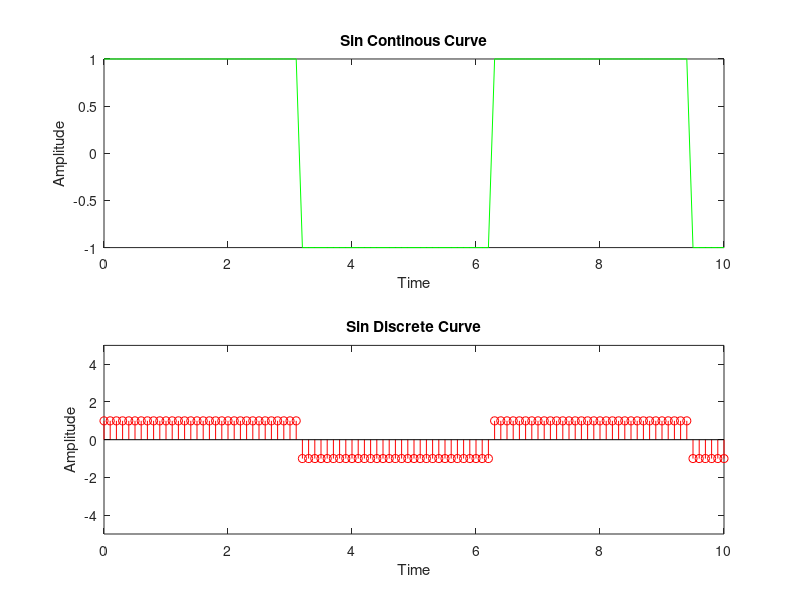

The MATLAB script that drew this image:
clc;
clear all;
close all;
x=0:0.1:10;
y=square(x);
subplot(2,1,1)
plot(x,y,'g')
title('Sin Continous Curve')
xlabel('Time')
ylabel('Amplitude')
subplot(2,1,2)
stem(x,y,'r')
title('Sin Curve')
xlabel('Time')
ylabel('Amplitude')
title('Sin Discrete Curve')
axis([0 10 -5 5])
